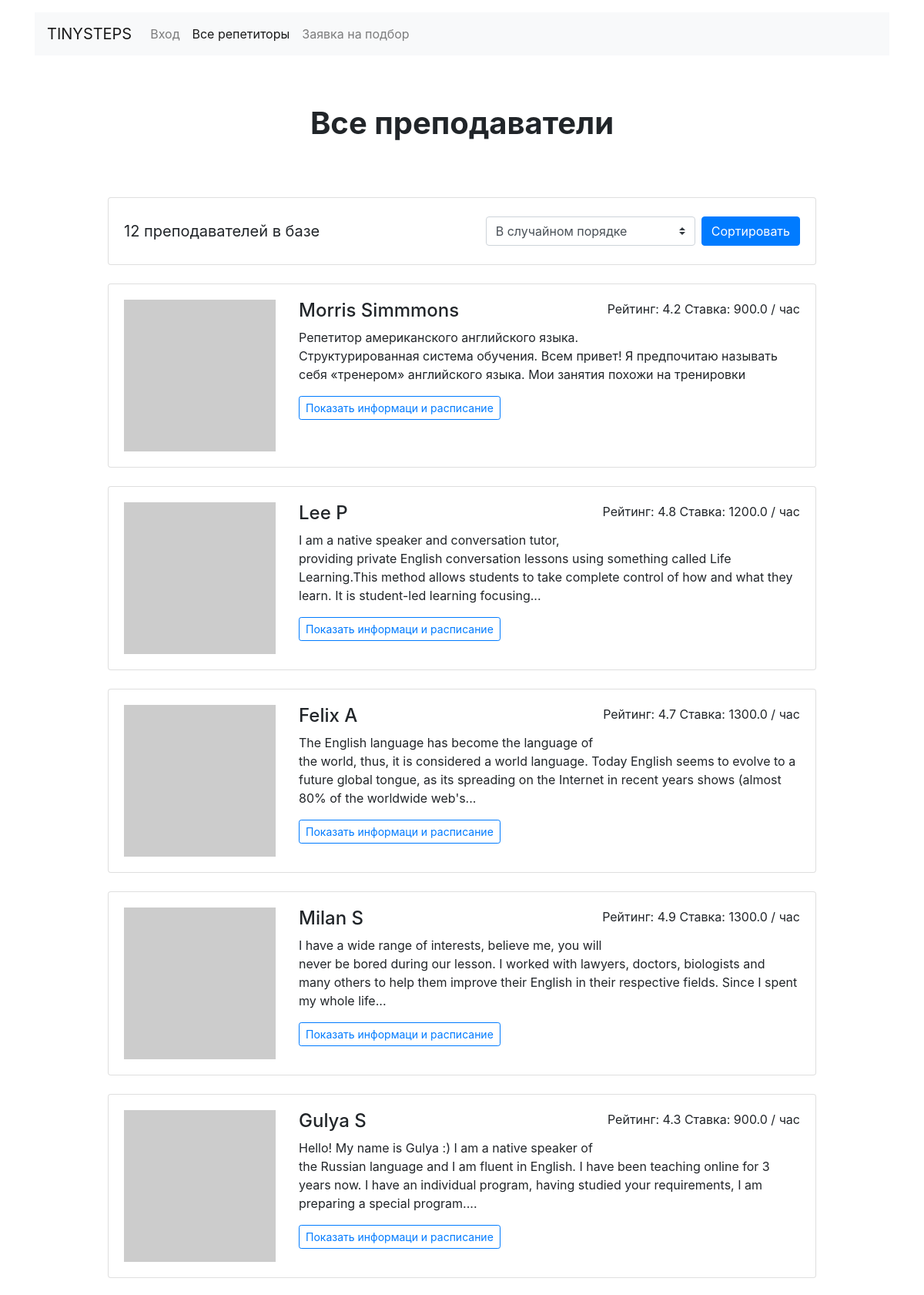
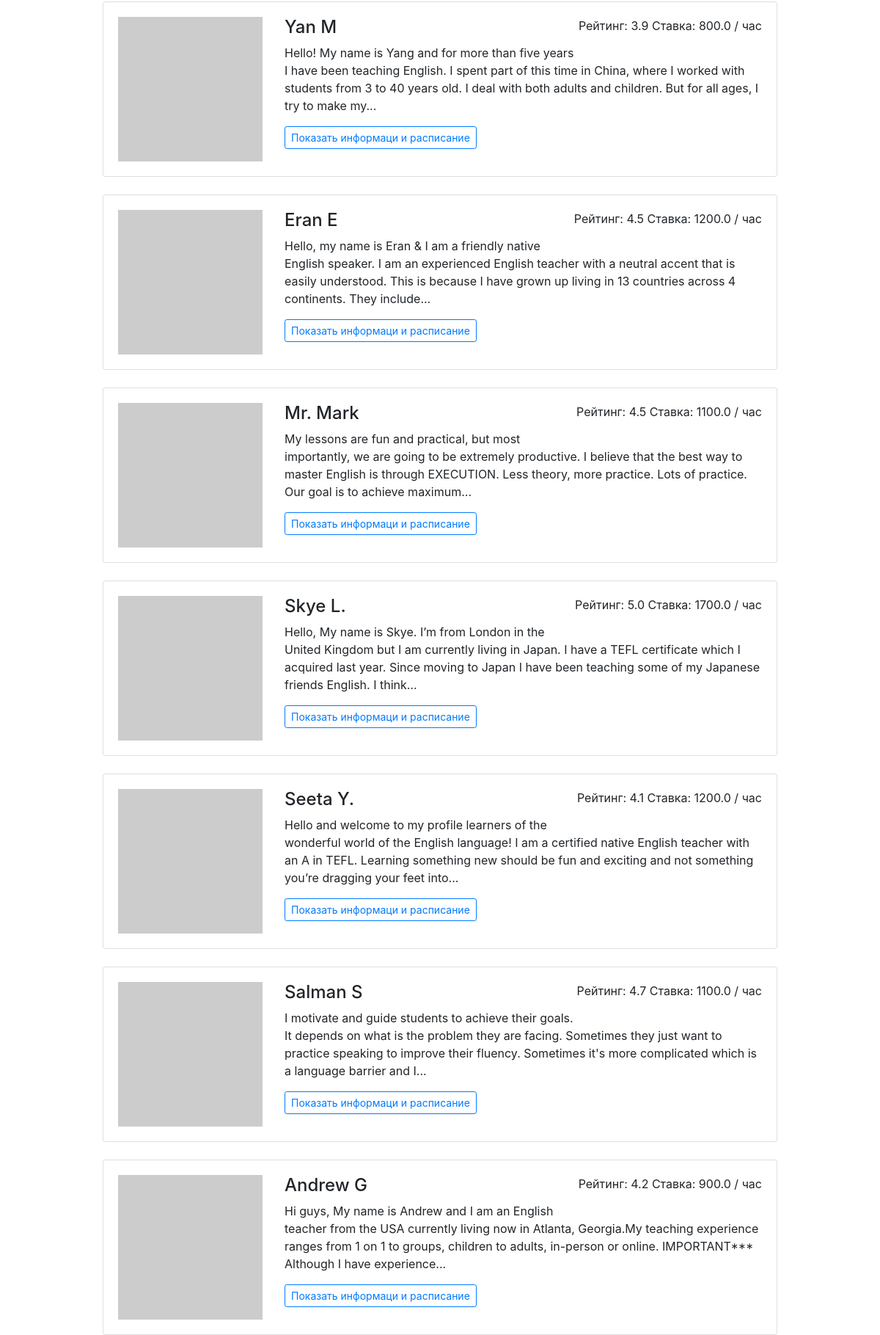
Page /all/ (upper part) on the committed database (2 pictures, top to bottom).
### example/models.py (models this page shows)
class Teachers(db.Model):
    __tablename__ = 'teacher'
    id = db.Column(db.Integer, primary_key=True)
    name = db.Column(db.String(50), nullable=False)
    about = db.Column(db.Text, nullable=False)
    rating = db.Column(db.Float, nullable=False)
    picture = db.Column(db.String, nullable=False)
    price = db.Column(db.Float, nullable=False)
    goals = db.relationship('Goals',
                            secondary=goals_teachers_associations,
                            back_populates='teachers',
                            )
    free = db.Column(JSON)
    bookings = db.relationship('Bookings', back_populates='teacher')

### example/views.py (the view, shortened to what this page needs)
@app.route('/all/', methods=['POST', 'GET'])
def all_teachers():
    teachers = get_teachers()
    select = SelectFilter()
    return render_template('all.html',
                           teachers=teachers,
                           select=select,
                           title=f'{NAME_SITE} - Все преподаватели')

### example/forms.py
class SelectFilter(FlaskForm):
    select_filter = SelectField(
        'select', choices=[('random', 'В случайном порядке'), ('best', 'Сначала лучшие по рейтингу'),
                           ('expensive', 'Сначала дорогие'), ('inexpensive', 'Сначала недорогие')])

### example/views.py (called while the page is built)
def get_teachers():
    teachers = Teachers.query.order_by(Teachers.id).all()
    return teachers

### example/templates/all.html (shortened to what this page needs)
{% extends 'base.html' %}
{% block body %}
  <main class="container mt-3">
    <h1 class="h1 text-center w-50 mx-auto mt-1 py-5 mb-4"><strong>Все преподаватели</strong></h1>
      <div class="row">
      <div class="col-12 col-lg-10 offset-lg-1 m-auto">
        <div class="card mb-4">
          <div class="card-body align-right">
            <p class="lead float-left d-inline-block mt-2 mb-0"><strong>{{ teachers|length }} преподавателей в базе</strong></p>
            <form class="float-right d-inline-block" action="{{ url_for('all_teachers') }}" method="post">
              <div class="form-inline">
               {% for sel_field in select %}
                  {{ sel_field(class_="custom-select my-1 mr-2") }}
               {% endfor %}
                <button type="submit" class="btn btn-primary my-1">Сортировать</button>
              </div>
            </form>
          </div>
        </div>
        {% for teacher in teachers %}
            <div class="card mb-4">
              <div class="card-body">
                <div class="row">
                  <div class="col-3"><img src="{{ teacher['picture'] }}" class="img-fluid" alt=""></div>
                  <div class="col-9">
                    <p class="float-right">Рейтинг: {{ teacher['rating'] }} Ставка: {{ teacher['price'] }} / час</p>
                    <h2 class="h4">{{ teacher['name'] }}</h2>
                    <p>{{ teacher['about']|truncate(250) }}</p>
                    <a href="{{ url_for('profile_teacher', id=teacher['id']) }}" class="btn btn-outline-primary btn-sm mr-3 mb-2">Показать информаци и расписание</a>
                  </div>
                </div>
              </div>
            </div>
        {% endfor %}
      </div>
    </div>
  </main>
{% endblock %}

### rows in the picture
Teachers: rating "4.2", price "900.0", name "Morris Simmmons", about "Репетитор американского английского языка. Структурированная система обучения. Всем привет! Я предпочитаю называть себя «тренером» английского языка. Мои занятия похожи на тренировки"
Teachers: rating "4.8", price "1200.0", name "Lee P", about "I am a native speaker and conversation tutor, providing private English conversation lessons using something called Life Learning.This method allows students to take complete control of how and what they learn. It is student-led learning focusing..."
Teachers: rating "4.7", price "1300.0", name "Felix A", about "The English language has become the language of the world, thus, it is considered a world language. Today English seems to evolve to a future global tongue, as its spreading on the Internet in recent years shows (almost 80% of the worldwide web's..."
Teachers: rating "4.9", price "1300.0", name "Milan S", about "I have a wide range of interests, believe me, you will never be bored during our lesson. I worked with lawyers, doctors, biologists and many others to help them improve their English in their respective fields. Since I spent my whole life..."
Teachers: rating "4.3", price "900.0", name "Gulya S", about "Hello! My name is Gulya :) I am a native speaker of the Russian language and I am fluent in English. I have been teaching online for 3 years now. I have an individual program, having studied your requirements, I am preparing a special program...."
Teachers: rating "3.9", price "800.0", name "Yan M", about "Hello! My name is Yang and for more than five years I have been teaching English. I spent part of this time in China, where I worked with students from 3 to 40 years old. I deal with both adults and children. But for all ages, I try to make my..."
Teachers: rating "4.5", price "1200.0", name "Eran E", about "Hello, my name is Eran & I am a friendly native English speaker. I am an experienced English teacher with a neutral accent that is easily understood. This is because I have grown up living in 13 countries across 4 continents. They include..."
Teachers: rating "4.5", price "1100.0", name "Mr. Mark", about "My lessons are fun and practical, but most importantly, we are going to be extremely productive. I believe that the best way to master English is through EXECUTION. Less theory, more practice. Lots of practice. Our goal is to achieve maximum..."
Teachers: rating "5.0", price "1700.0", name "Skye L.", about "Hello, My name is Skye. I’m from London in the United Kingdom but I am currently living in Japan. I have a TEFL certificate which I acquired last year. Since moving to Japan I have been teaching some of my Japanese friends English. I think..."
Teachers: rating "4.1", price "1200.0", name "Seeta Y.", about "Hello and welcome to my profile learners of the wonderful world of the English language! I am a certified native English teacher with an A in TEFL. Learning something new should be fun and exciting and not something you’re dragging your feet into..."
Teachers: rating "4.7", price "1100.0", name "Salman S", about "I motivate and guide students to achieve their goals. It depends on what is the problem they are facing. Sometimes they just want to practice speaking to improve their fluency. Sometimes it's more complicated which is a language barrier and I..."
Teachers: rating "4.2", price "900.0", name "Andrew G", about "Hi guys, My name is Andrew and I am an English teacher from the USA currently living now in Atlanta, Georgia.My teaching experience ranges from 1 on 1 to groups, children to adults, in-person or online. IMPORTANT*** Although I have experience..."

### other values in the picture
{{ teachers|length }} "12"
